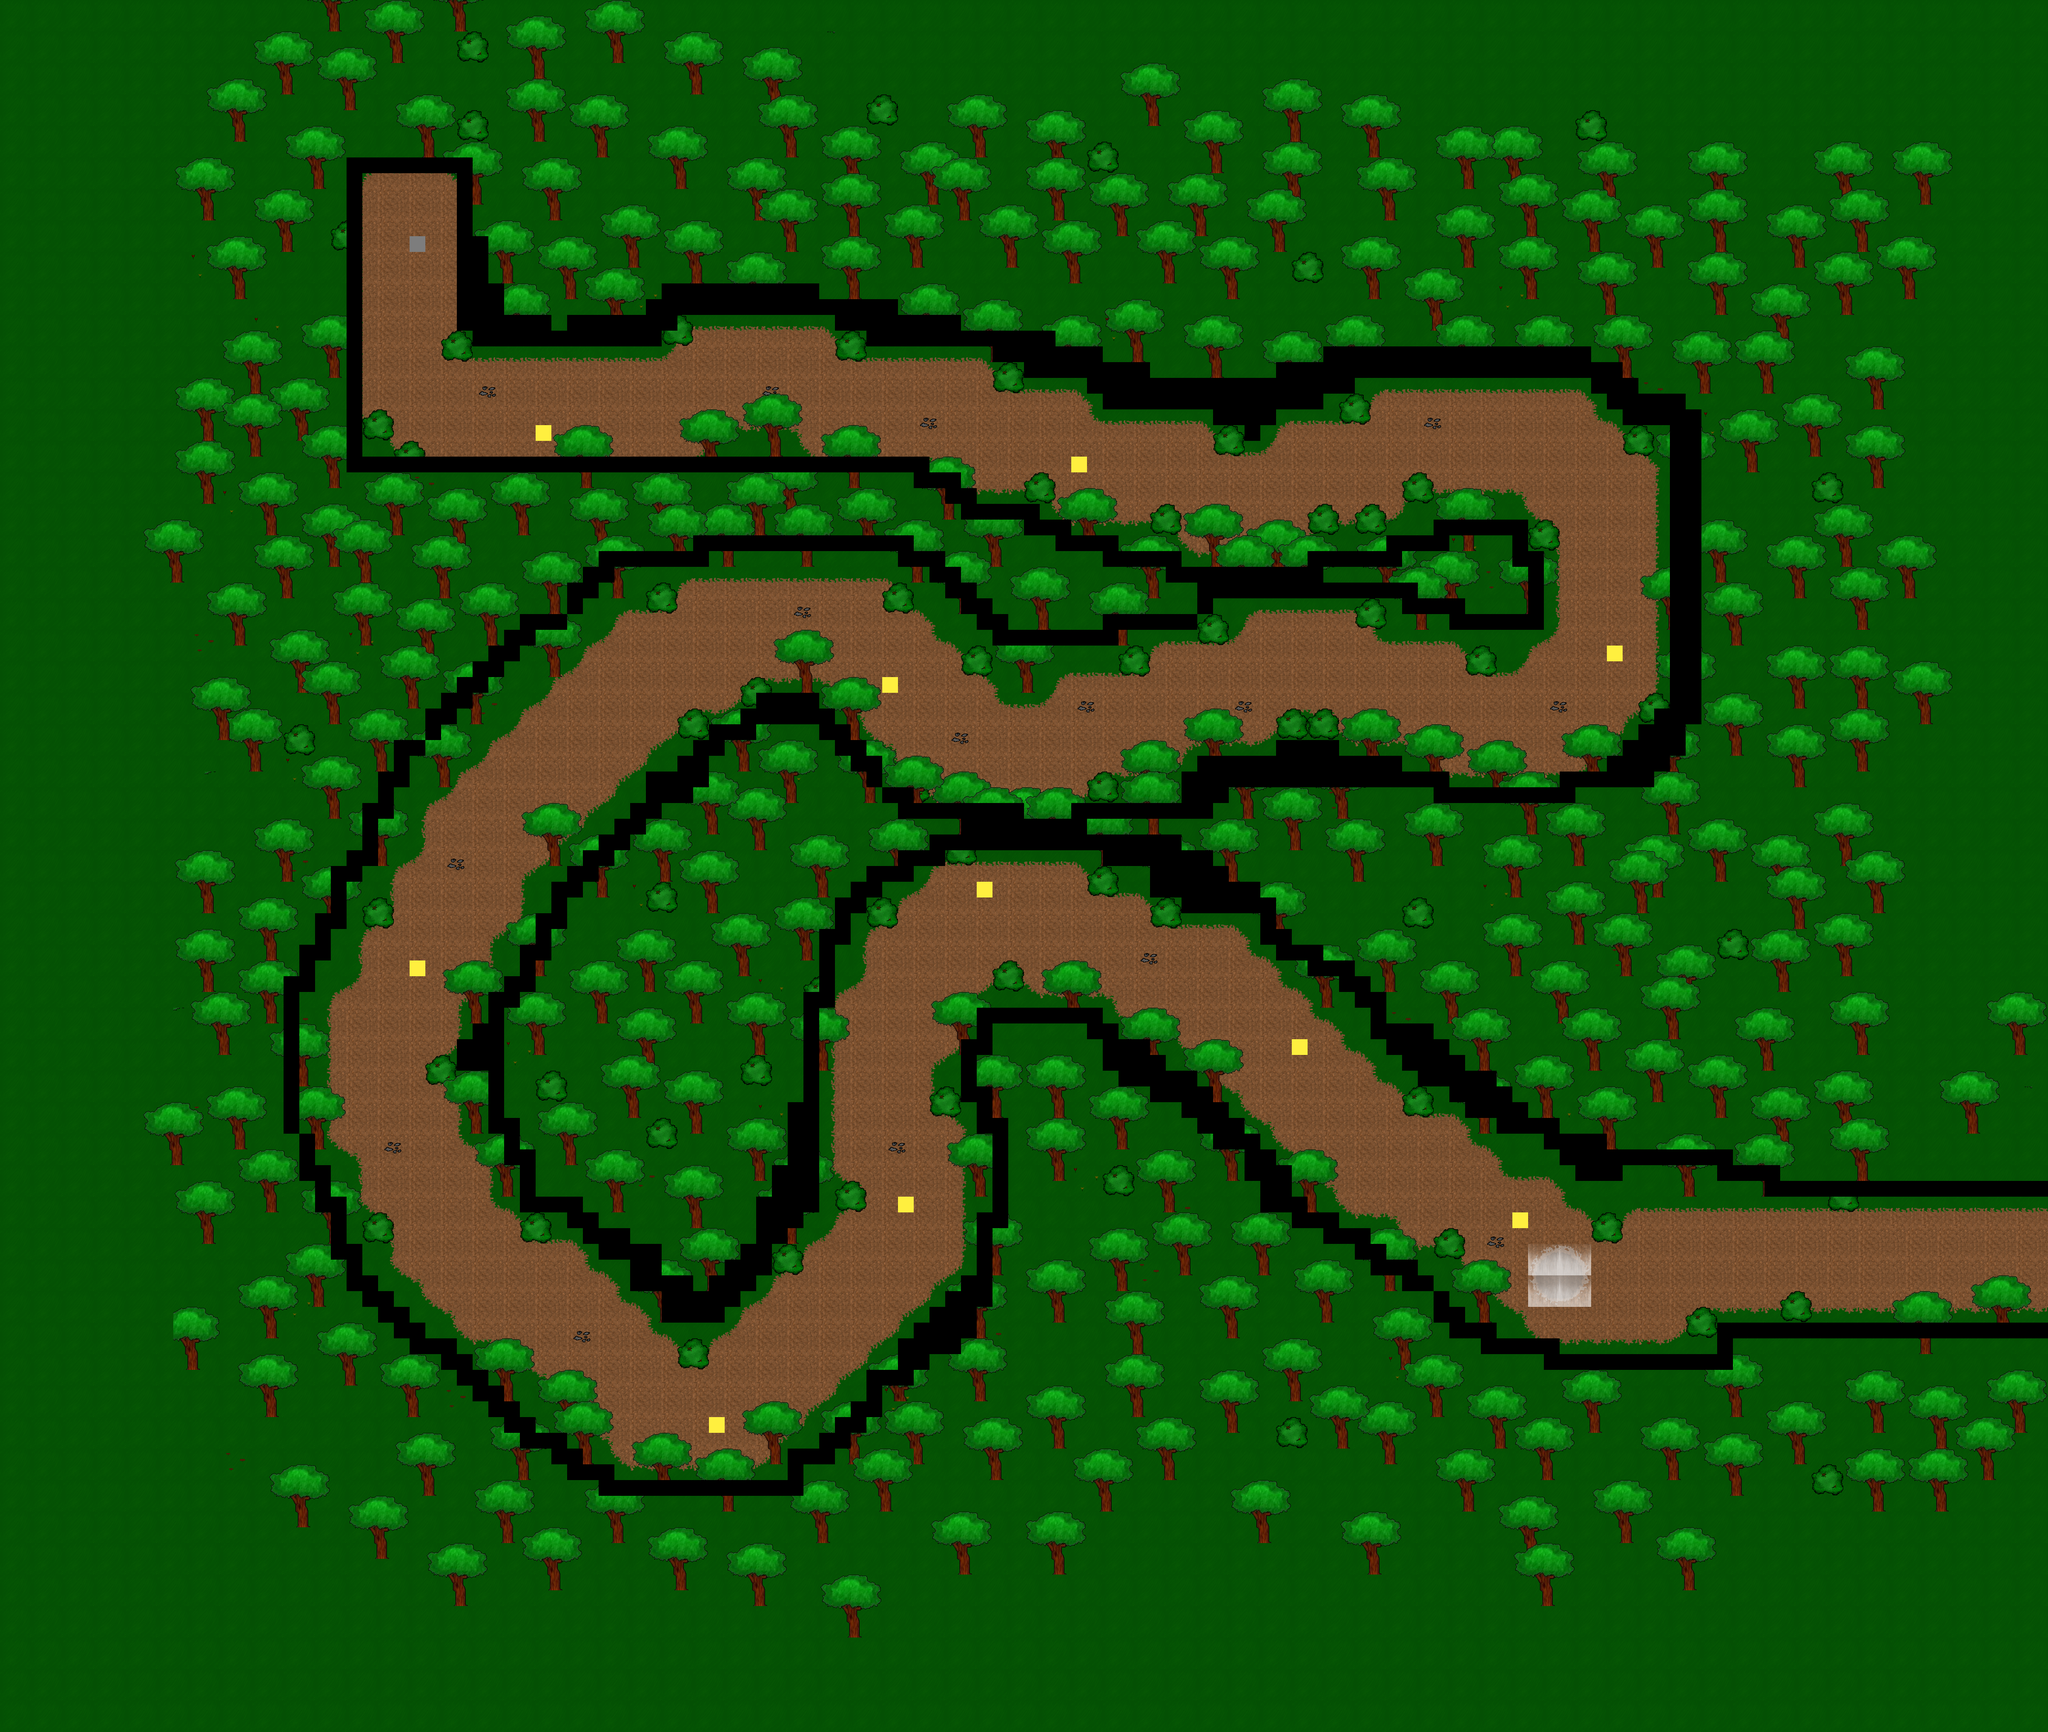

Below is a game level as drawn by its tile map, then a one-line description and the .tmx that defines it (tile-layer data replaced by summaries):
An orthogonal 130x110 tile map with 32x32 px tiles, 5 tile layers (Base Layer, Transition, Trees/Bushes a, Trees c + Exit, ...), 26 tilesets.

<map version="1.0" orientation="orthogonal" width="130" height="110" tilewidth="32" tileheight="32">
 <tileset firstgid="1" name="Grass-Mushroom" tilewidth="32" tileheight="32">
  <image source="Video Game Tiles - Pixel by Pixel/Grass-Mushroom.png" width="64" height="64" />
 </tileset>
 <tileset firstgid="5" name="Grass-Flowers" tilewidth="32" tileheight="32">
  <image source="Video Game Tiles - Pixel by Pixel/Grass-Flowers.png" width="64" height="64" />
 </tileset>
 <tileset firstgid="9" name="Grass" tilewidth="32" tileheight="32">
  <image source="Video Game Tiles - Pixel by Pixel/Grass.png" width="64" height="64" />
 </tileset>
 <tileset firstgid="13" name="Dirt" tilewidth="32" tileheight="32">
  <image source="Video Game Tiles - Pixel by Pixel/Dirt.png" width="64" height="64" />
 </tileset>
 <tileset firstgid="17" name="Dirt-Water TL" tilewidth="32" tileheight="32">
  <image source="Video Game Tiles - Pixel by Pixel/Dirt-Water TL.png" width="64" height="64" />
 </tileset>
 <tileset firstgid="21" name="Dirt Transition TL" tilewidth="32" tileheight="32">
  <image source="Video Game Tiles - Pixel by Pixel/Dirt Transition TL.png" width="64" height="64" />
 </tileset>
 <tileset firstgid="25" name="Dirt-Water BR" tilewidth="32" tileheight="32">
  <image source="Video Game Tiles - Pixel by Pixel/Dirt-Water BR.png" width="64" height="64" />
 </tileset>
 <tileset firstgid="29" name="Pebbles" tilewidth="32" tileheight="32">
  <image source="Video Game Tiles - Pixel by Pixel/Pebbles.png" width="64" height="64" />
 </tileset>
 <tileset firstgid="33" name="Dirt-Water R" tilewidth="32" tileheight="32">
  <image source="Video Game Tiles - Pixel by Pixel/Dirt-Water R.png" width="64" height="64" />
 </tileset>
 <tileset firstgid="37" name="Dirt-Water BL" tilewidth="32" tileheight="32">
  <image source="Video Game Tiles - Pixel by Pixel/Dirt-Water BL.png" width="64" height="64" />
 </tileset>
 <tileset firstgid="41" name="Dirt Transition BR" tilewidth="32" tileheight="32">
  <image source="Video Game Tiles - Pixel by Pixel/Dirt Transition BR.png" width="64" height="64" />
 </tileset>
 <tileset firstgid="45" name="Dirt-Water TR" tilewidth="32" tileheight="32">
  <image source="Video Game Tiles - Pixel by Pixel/Dirt-Water TR.png" width="64" height="64" />
 </tileset>
 <tileset firstgid="49" name="Dirt Transition BL" tilewidth="32" tileheight="32">
  <image source="Video Game Tiles - Pixel by Pixel/Dirt Transition BL.png" width="64" height="64" />
 </tileset>
 <tileset firstgid="53" name="Dirt-Water L" tilewidth="32" tileheight="32">
  <image source="Video Game Tiles - Pixel by Pixel/Dirt-Water L.png" width="64" height="64" />
 </tileset>
 <tileset firstgid="57" name="Dirt-Water T" tilewidth="32" tileheight="32">
  <image source="Video Game Tiles - Pixel by Pixel/Dirt-Water T.png" width="64" height="64" />
 </tileset>
 <tileset firstgid="61" name="Dirt Transition TR" tilewidth="32" tileheight="32">
  <image source="Video Game Tiles - Pixel by Pixel/Dirt Transition TR.png" width="64" height="64" />
 </tileset>
 <tileset firstgid="65" name="Dirt-Water B" tilewidth="32" tileheight="32">
  <image source="Video Game Tiles - Pixel by Pixel/Dirt-Water B.png" width="64" height="64" />
 </tileset>
 <tileset firstgid="69" name="Barbed Wire S" tilewidth="32" tileheight="32">
  <image source="Video Game Tiles - Pixel by Pixel/Barbed Wire S.png" width="32" height="128" />
  <tile id="0">
   <properties>
    <property name="blocked" value="true" />
   </properties>
  </tile>
  <tile id="1">
   <properties>
    <property name="blocked" value="true" />
   </properties>
  </tile>
  <tile id="2">
   <properties>
    <property name="blocked" value="true" />
   </properties>
  </tile>
  <tile id="3">
   <properties>
    <property name="blocked" value="true" />
   </properties>
  </tile>
 </tileset>
 <tileset firstgid="73" name="Barbed Wired" tilewidth="32" tileheight="32">
  <image source="Video Game Tiles - Pixel by Pixel/Barbed Wired.png" width="128" height="64" />
  <tile id="0">
   <properties>
    <property name="blocked" value="true" />
   </properties>
  </tile>
  <tile id="1">
   <properties>
    <property name="blocked" value="true" />
   </properties>
  </tile>
  <tile id="2">
   <properties>
    <property name="blocked" value="true" />
   </properties>
  </tile>
  <tile id="3">
   <properties>
    <property name="blocked" value="true" />
   </properties>
  </tile>
  <tile id="4">
   <properties>
    <property name="blocked" value="true" />
   </properties>
  </tile>
  <tile id="5">
   <properties>
    <property name="blocked" value="true" />
   </properties>
  </tile>
  <tile id="6">
   <properties>
    <property name="blocked" value="true" />
   </properties>
  </tile>
  <tile id="7">
   <properties>
    <property name="blocked" value="true" />
   </properties>
  </tile>
 </tileset>
 <tileset firstgid="81" name="Sentry Spawn" tilewidth="32" tileheight="32">
  <image source="Video Game Tiles - Pixel by Pixel/Sentry Spawn.png" width="32" height="32" />
  <tile id="0">
   <properties>
    <property name="enemy" value="sentry" />
   </properties>
  </tile>
 </tileset>
 <tileset firstgid="82" name="Oak" tilewidth="32" tileheight="32">
  <image source="Video Game Tiles - Pixel by Pixel/Oak.png" width="128" height="128" />
  <tile id="10">
   <properties>
    <property name="blocked" value="true" />
   </properties>
  </tile>
  <tile id="14">
   <properties>
    <property name="blocked" value="true" />
   </properties>
  </tile>
 </tileset>
 <tileset firstgid="98" name="Bush" tilewidth="32" tileheight="32">
  <image source="Video Game Tiles - Pixel by Pixel/Bush.png" width="64" height="64" />
  <tile id="0">
   <properties>
    <property name="blocked" value="true" />
   </properties>
  </tile>
  <tile id="1">
   <properties>
    <property name="blocked" value="true" />
   </properties>
  </tile>
  <tile id="2">
   <properties>
    <property name="blocked" value="true" />
   </properties>
  </tile>
  <tile id="3">
   <properties>
    <property name="blocked" value="true" />
   </properties>
  </tile>
 </tileset>
 <tileset firstgid="102" name="Exit" tilewidth="32" tileheight="32">
  <image source="Video Game Tiles - Pixel by Pixel/Exit.png" width="64" height="64" />
  <tile id="0">
   <properties>
    <property name="enemy" value="exit" />
   </properties>
  </tile>
  <tile id="1">
   <properties>
    <property name="enemy" value="exit" />
   </properties>
  </tile>
  <tile id="2">
   <properties>
    <property name="enemy" value="exit" />
   </properties>
  </tile>
  <tile id="3">
   <properties>
    <property name="enemy" value="exit" />
   </properties>
  </tile>
 </tileset>
 <tileset firstgid="106" name="Player" tilewidth="32" tileheight="32">
  <image source="Video Game Tiles - Pixel by Pixel/Player.png" width="32" height="32" />
  <tile id="0">
   <properties>
    <property name="enemy" value="player" />
   </properties>
  </tile>
 </tileset>
 <tileset firstgid="107" name="Exit (1)" tilewidth="32" tileheight="32">
  <image source="Video Game Tiles - Pixel by Pixel/Exit (1).png" width="128" height="128" />
 </tileset>
 <tileset firstgid="123" name="Invis Block" tilewidth="32" tileheight="32">
  <image source="Video Game Tiles - Pixel by Pixel/Invis Block.png" width="32" height="32" />
  <tile id="0">
   <properties>
    <property name="blocked" value="true" />
   </properties>
  </tile>
 </tileset>
 <layer name="Base Layer" width="130" height="110">
  <data>[14300 cells, 14300 non-empty, 16 distinct tile ids]</data>
 </layer>
 <layer name="Transition" width="130" height="110">
  <data>[14300 cells, 1820 non-empty, 52 distinct tile ids]</data>
 </layer>
 <layer name="Trees/Bushes a" width="130" height="110">
  <data>[14300 cells, 3310 non-empty, 20 distinct tile ids]</data>
 </layer>
 <layer name="Trees c + Exit" width="130" height="110">
  <data>[14300 cells, 2442 non-empty, 36 distinct tile ids]</data>
 </layer>
 <layer name="Enemies" width="130" height="110">
  <data>[14300 cells, 1077 non-empty, 7 distinct tile ids]</data>
 </layer>
</map>
